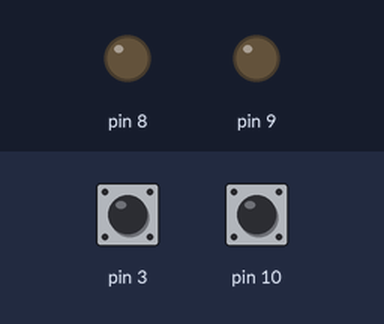
A sketch run on a simulated Arduino Uno, built with avr-gcc and run on an emulated ATmega328P. Parts: output pins drawn as LEDs (lit = HIGH). Inputs (shaded band) come from the test bench; at power-on: pin 3 HIGH, pin 10 HIGH.

Above: at 1.2 s.
1.3 s: pin 3 pulled LOW for 0.15 s
At 1.37 s:
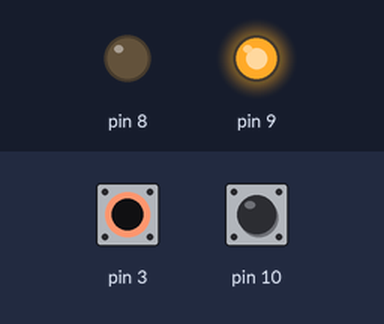
2.9 s: pin 10 pulled LOW for 0.15 s
At 2.97 s:
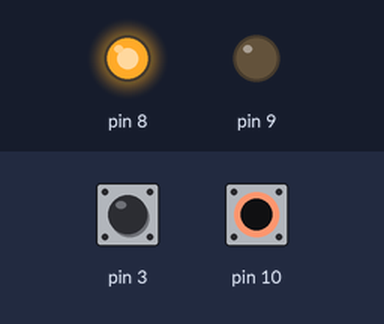
4.5 s: pin 10 pulled LOW for 3.2 s
At 8.4 s:
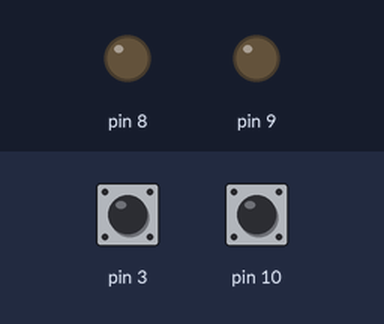
9.2 s: pin 3 pulled LOW for 3.2 s
At 9.5 s:
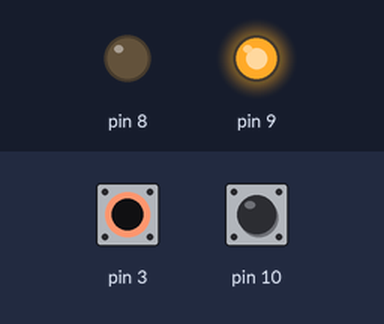
13.9 s: pin 3 driven LOW and pin 10 driven LOW
At 14.3 s:
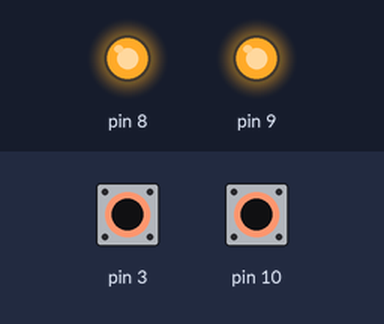
Timing chart, 0 to 16.4 s (numbered marks = the images above; inputs shaded):
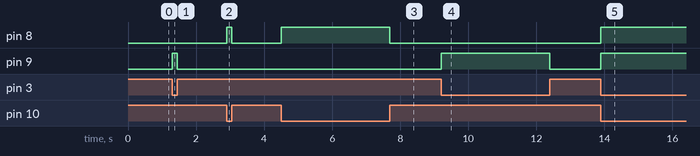

The sketch:

wwk.ino
```cpp
void setup() {
  pinMode(8, OUTPUT);
  pinMode(9, OUTPUT);
  pinMode(10, INPUT_PULLUP);
  pinMode(3, INPUT_PULLUP);
}

void loop() {
    if (digitalRead(10) == LOW){
      digitalWrite(8, HIGH);
    } else {
      digitalWrite(8, LOW);
    }
    if (digitalRead(3) == LOW){
      digitalWrite(9, HIGH);
    } else {
      digitalWrite(9, LOW);
    }
}
```

Measured:
- after the input at 1.3 s, pin 9: LOW → HIGH at once, → LOW 0.15 s later
- after the input at 2.9 s, pin 8: LOW → HIGH at once, → LOW 0.15 s later
- after the input at 4.5 s, pin 8: LOW → HIGH at once, → LOW 3.2 s later
- after the input at 9.2 s, pin 9: LOW → HIGH at once, → LOW 3.2 s later
- after the input at 13.9 s, pin 8, pin 9: LOW → HIGH at once
